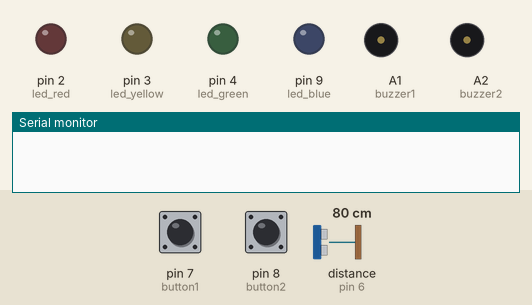
Simulated run of this sketch. Board: Arduino Uno, built with avr-gcc and run on an emulated ATmega328P. On the bench: output pins drawn as LEDs (lit = HIGH), buzzer (waves = sounding, pin HIGH), the last lines printed to the serial monitor. Inputs (shaded band) come from the test bench; at power-on: pin 7 (button1) LOW, pin 8 (button2) LOW, distance to the obstacle (sensor on pin 6) 80 cm. The echo pulse lasts 58.3 µs per cm; random numbers use the default seed unless the sketch sets one; pins used as bus, display or sensor lines are not drawn.

Above: at 1.2 s.
1.3 s: pin 7 (button1) pulled HIGH for 0.15 s
At 6.9 s:
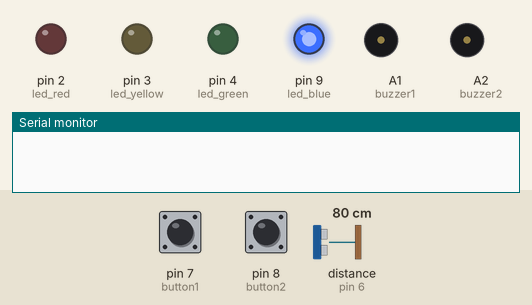
7.3 s: pin 8 (button2) pulled HIGH for 1 s
At 9.5 s:
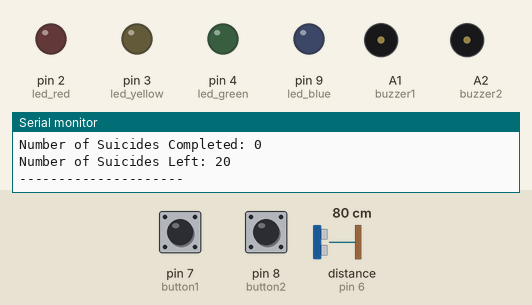
10.1 s: pin 8 (button2) pulled HIGH for 0.15 s
At 10.8 s:
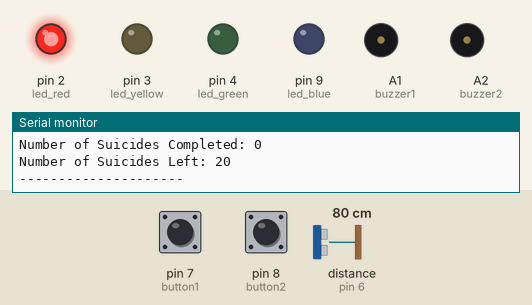
Timing chart, 0 to 16.9 s (numbered marks = the images above; inputs shaded):
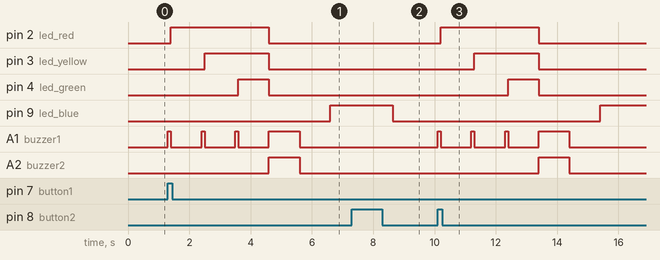

Measured:
- after the input at 1.3 s, pin 2 (led_red): LOW → HIGH after 0.10 s, → LOW 3.2 s later; pin 3 (led_yellow): LOW → HIGH after 1.2 s, → LOW 2.1 s later; pin 4 (led_green): LOW → HIGH after 2.3 s, → LOW 1.0 s later; pin 9 (led_blue): LOW → HIGH after 5.3 s; A1 (buzzer1): goes 3 × (HIGH 0.10 s, LOW 1.0 s), HIGH 1.0 s, then LOW, starting at once
- after the input at 7.3 s, pin 9 (led_blue): HIGH → LOW after 1.3 s
- after the input at 10.1 s, pin 2 (led_red): LOW → HIGH after 0.10 s, → LOW 3.2 s later; pin 3 (led_yellow): LOW → HIGH after 1.2 s, → LOW 2.1 s later; pin 4 (led_green): LOW → HIGH after 2.3 s, → LOW 1.0 s later; pin 9 (led_blue): LOW → HIGH after 5.3 s; A1 (buzzer1): goes 3 × (HIGH 0.10 s, LOW 1.0 s), HIGH 1.0 s, then LOW, starting at once

The sketch:

PRET_Project.ino
```cpp
int led_red = 2;
int led_yellow = 3;
int led_green = 4;
int led_blue = 9;

int buzzer1 = A1;
int buzzer2 = A2;

int TRIG_PIN = 5;
int ECHO_PIN = 6;

int button1 = 7;
int button2 = 8;

bool suicides = false;
bool laps = false;
bool running = false;

unsigned long startMillis = 0;     // Start time for the run
unsigned long previousMillis = 0;  // Time of last lap
unsigned long lapTime = 0;         // Time taken for current lap
unsigned long totalTime = 0;       // Total time running

int lapCount = 0;             // To count laps
unsigned long lapTimes[100];  // Array to store lap times

float totalDistance = 0;  // Variable to store total distance covered
int suicidesLeft = 20;    // Remaining suicides to be completed in this session
int suicidesCompleted = 0;  // Total suicides completed in this session

void setup() {
  pinMode(led_red, OUTPUT);
  pinMode(led_yellow, OUTPUT);
  pinMode(led_green, OUTPUT);
  pinMode(led_blue, OUTPUT);

  pinMode(buzzer1, OUTPUT);
  pinMode(buzzer2, OUTPUT);

  pinMode(TRIG_PIN, OUTPUT);  // Set the Trig pin as output
  pinMode(ECHO_PIN, INPUT);   // Set the Echo pin as input

  pinMode(button1, INPUT);
  pinMode(button2, INPUT);

  Serial.begin(9600);  // Start the Serial Monitor

  // Initialize random seed using analogRead on an unused pin
  randomSeed(analogRead(A0));  // Use pin A0 to generate a random seed
}

void loop() {
  // Start suicides mode with button1
  if (digitalRead(button1) == HIGH && !running) {
    led_blink();
    suicides = true;
    laps = false;  // Clear laps flag
    running = true;
    resetSession();  // Reset session variables
    suicidesLeft = 20;  // Reset remaining suicides count to 20 for a new session
    suicidesCompleted = 0;  // Reset completed suicides
    digitalWrite(led_blue, HIGH);  // Turn on blue LED when running starts
    delay(1000);
  }

  // Start laps mode with button2
  else if (digitalRead(button2) == HIGH && !running) {
    led_blink();
    suicides = false;  // Clear suicides flag
    laps = true;
    running = true;
    resetSession();  // Reset session variables
    digitalWrite(led_blue, HIGH);  // Turn on blue LED when running starts
    delay(1000);
  }

  // Stop any mode with either button when running, and wait for release
  else if ((digitalRead(button1) == HIGH || digitalRead(button2) == HIGH) && running) {
    delay(500);  // Add a small delay to debounce and prevent immediate re-trigger
    if (digitalRead(button1) == LOW && digitalRead(button2) == LOW) {  // Wait for release
      running = false;
      digitalWrite(led_blue, LOW);  // Turn off blue LED when session stops
      printResults();  // Print results with the current suicides count
      suicides = false;
      laps = false;
      digitalWrite(led_red, LOW);
      digitalWrite(led_yellow, LOW);
      digitalWrite(led_green, LOW);
      delay(500);  // Prevent bouncing and allow state change to settle
    }
  }

  if (running) {
    sensor();  // Detect laps or suicides
  }
}

void resetSession() {
  startMillis = millis();                 // Start the overall timer
  previousMillis = startMillis;           // Initialize previous time for laps
  lapCount = 0;                           // Reset lap counter
  totalTime = 0;                          // Reset total time
  totalDistance = 0;                      // Reset total distance
  suicidesLeft = 20;                      // Reset remaining suicides count for a new session
  suicidesCompleted = 0;                  // Reset completed suicides count for a new session
  memset(lapTimes, 0, sizeof(lapTimes));  // Clear the lap times array (optional)
}

void printResults() {
  // Print the results after stopping
  if (suicides) {
    Serial.println("\n--- Suicides Mode ---");
    Serial.print("Total Time: ");
    Serial.print(totalTime / 1000.0, 2);  // Total time in seconds, 2 decimals
    Serial.println(" seconds");
    Serial.print("Total Distance: ");
    Serial.print(totalDistance, 2);  // Add total distance here, assume you store it
    Serial.println(" cm");
    Serial.print("Number of Suicides Completed: ");
    Serial.println(suicidesCompleted);
    Serial.print("Number of Suicides Left: ");
    Serial.println(suicidesLeft);
  }
  else if (laps) {
    Serial.println("\n--- Laps Mode ---");

    // Calculate the total time based on the sum of all lap times
    unsigned long sumLapTimes = 0;
    for (int i = 0; i < lapCount; i++) {
      sumLapTimes += lapTimes[i];  // Add each lap time to the total sum
    }

    Serial.print("Total Time: ");
    Serial.print(sumLapTimes / 1000.0, 2);  // Sum of lap times in seconds, 2 decimals
    Serial.println(" seconds");

    // Print each lap time
    for (int i = 0; i < lapCount; i++) {
      Serial.print("Lap ");
      Serial.print(i + 1);  // Lap number (1-based index)
      Serial.print(": ");
      Serial.print(lapTimes[i] / 1000.0, 2);  // Lap time in seconds, 2 decimals
      Serial.println(" seconds");
    }
  }

  Serial.println("---------------------");
}


void sensor() {
  // Send a 10µs pulse to trigger the sensor
  digitalWrite(TRIG_PIN, LOW);
  delayMicroseconds(2);
  digitalWrite(TRIG_PIN, HIGH);
  delayMicroseconds(10);
  digitalWrite(TRIG_PIN, LOW);

  // Read the Echo pin and calculate the distance
  long duration = pulseIn(ECHO_PIN, HIGH);  // Measure the time the echo takes
  float distance = (duration * 0.034) / 2;  // Convert to distance in cm

  // Update total time
  totalTime = millis() - startMillis;  // Calculate total time since start

  // Logic for Suicides Mode
  if (suicides) {
    static float randomDistance = 0;
    static bool directionAway = true;  // Flag to check if we're running away or back to the sensor

    // Trigger a random distance between 50-400 cm at the start or when the count reaches 0
    if (randomDistance == 0 || suicidesLeft == 0) {
      randomDistance = random(50, 401);  // Get a random distance between 50 and 400 cm
      Serial.print("Random distance set to: ");
      Serial.println(randomDistance);
    }

    if (directionAway) {
      // When running away from the sensor, check if distance exceeds the random distance
      if (distance >= randomDistance) {
        directionAway = false;  // Runner is now close enough, turn around
        Serial.println("Run back!");

        // Make buzzer1 beep for 25 ms to signal a turnaround
        digitalWrite(buzzer1, HIGH);
        delay(25);
        digitalWrite(buzzer1, LOW);
      }
    } else {
      // When running back to the sensor, check if the distance is less than 40 cm
      if (distance < 40) {
        directionAway = true;  // Runner is far enough away again, turn around
        suicidesLeft--;  // Decrease the remaining suicides count after completing one
        suicidesCompleted++;  // Increase the completed suicides count
        totalDistance += randomDistance;  // Add random distance to total distance
        Serial.print("Suicides left: ");
        Serial.println(suicidesLeft);

        // Make buzzer1 beep for 25 ms to signal a turnaround
        digitalWrite(buzzer1, HIGH);
        delay(25);
        digitalWrite(buzzer1, LOW);

        if (suicidesLeft <= 0) {
          // Once all suicides are done, play a final tune
          playFinalTune();
          running = false;  // Stop the session
          digitalWrite(led_blue, LOW);  // Turn off blue LED when session ends
          printResults();  // Print results with the current suicides completed
        }

        // Generate a new random distance for the next suicide
        randomDistance = random(50, 401);
        Serial.print("New Random distance: ");
        Serial.println(randomDistance);
      }
    }
  }

  // Logic for Laps Mode
  if (laps) {
    static bool inLap = false;  // Track if a lap has been detected
    if (distance >= 20 && distance <= 100) {
      // When the runner is within a valid range (20-100 cm)
      if (!inLap && (millis() - previousMillis > 7000)) {  // Debounce to prevent false triggering
        inLap = true;  // Mark as in lap
        lapTime = millis() - previousMillis;  // Calculate lap time
        previousMillis = millis();  // Update last lap time
        totalTime = millis() - startMillis;  // Update total time

        // Store lap time
        if (lapCount < 100) {
          lapTimes[lapCount] = lapTime;
          lapCount++;
        }

        // Blink blue LED twice to signal lap completion
        for (int i = 0; i < 10; i++) {
          digitalWrite(led_blue, LOW);
          digitalWrite(buzzer1, HIGH);
          delay(10);
          digitalWrite(buzzer1, LOW);
          delay(100);
          digitalWrite(led_blue, HIGH);
          delay(100);
        }
        Serial.print("Lap ");
        Serial.println(lapCount);
      }
    } else {
      inLap = false;  // Reset lap detection state when out of range
    }
  }

  delay(10);  // Wait for a brief moment before the next reading
}

void playFinalTune() {
  // Add a tune to play when suicides mode ends
  for (int i = 0; i < 3; i++) {
    digitalWrite(buzzer1, HIGH);
    digitalWrite(buzzer2, HIGH);
    delay(200);
    digitalWrite(buzzer1, LOW);
    digitalWrite(buzzer2, LOW);
    delay(200);
  }
}

void led_blink() {
  digitalWrite(buzzer1, HIGH);
  delay(100);
  digitalWrite(buzzer1, LOW);
  digitalWrite(led_red, HIGH);
  delay(1000);
  digitalWrite(buzzer1, HIGH);
  delay(100);
  digitalWrite(buzzer1, LOW);
  digitalWrite(led_yellow, HIGH);
  delay(1000);
  digitalWrite(buzzer1, HIGH);
  delay(100);
  digitalWrite(buzzer1, LOW);
  digitalWrite(led_green, HIGH);
  delay(1000);

  digitalWrite(buzzer1, HIGH);
  digitalWrite(buzzer2, HIGH);
  digitalWrite(led_red, LOW);
  digitalWrite(led_yellow, LOW);
  digitalWrite(led_green, LOW);
  delay(1000);
  digitalWrite(buzzer1, LOW);
  digitalWrite(buzzer2, LOW);

  delay(1000);
}
```
